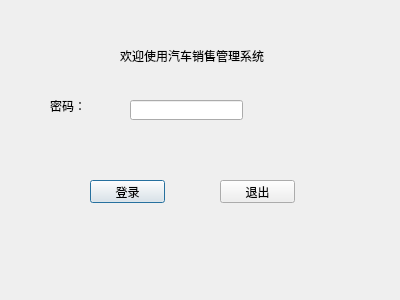
<?xml version="1.0" encoding="UTF-8"?>
<ui version="4.0">
 <class>LoginDialog</class>
 <widget class="QDialog" name="LoginDialog">
  <property name="geometry">
   <rect>
    <x>0</x>
    <y>0</y>
    <width>400</width>
    <height>300</height>
   </rect>
  </property>
  <property name="windowTitle">
   <string>Dialog</string>
  </property>
  <widget class="QLabel" name="label">
   <property name="geometry">
    <rect>
     <x>120</x>
     <y>40</y>
     <width>151</width>
     <height>31</height>
    </rect>
   </property>
   <property name="text">
    <string>欢迎使用汽车销售管理系统</string>
   </property>
  </widget>
  <widget class="QLabel" name="label_2">
   <property name="geometry">
    <rect>
     <x>50</x>
     <y>100</y>
     <width>54</width>
     <height>12</height>
    </rect>
   </property>
   <property name="text">
    <string>密码：</string>
   </property>
  </widget>
  <widget class="QLineEdit" name="pwdLineEdit">
   <property name="geometry">
    <rect>
     <x>130</x>
     <y>100</y>
     <width>113</width>
     <height>20</height>
    </rect>
   </property>
   <property name="echoMode">
    <enum>QLineEdit::Password</enum>
   </property>
  </widget>
  <widget class="QPushButton" name="loginBtn">
   <property name="geometry">
    <rect>
     <x>90</x>
     <y>180</y>
     <width>75</width>
     <height>23</height>
    </rect>
   </property>
   <property name="text">
    <string>登录</string>
   </property>
  </widget>
  <widget class="QPushButton" name="quitBtn">
   <property name="geometry">
    <rect>
     <x>220</x>
     <y>180</y>
     <width>75</width>
     <height>23</height>
    </rect>
   </property>
   <property name="text">
    <string>退出</string>
   </property>
  </widget>
 </widget>
 <resources/>
 <connections/>
</ui>
